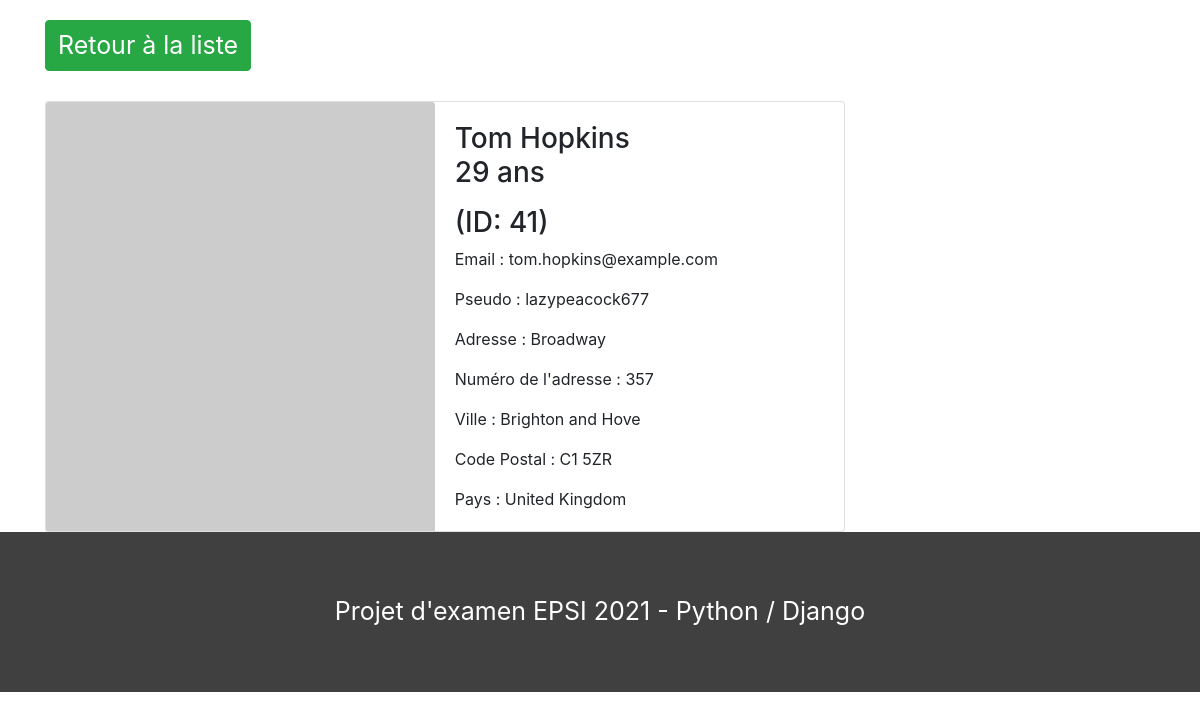
Screenshot of /persona_details/41 with the database file from the repository.
### persona_app/models.py (models this page shows, shortened)
class Persona(models.Model):
    first_name= models.CharField(max_length=64)
    last_name = models.CharField(max_length=64)
    address_street = models.CharField(max_length=128)
    address_number = models.IntegerField()
    city = models.CharField(max_length=30)
    country = models.CharField(max_length=32)
    postcode = models.CharField(max_length=6)
    email= models.CharField(max_length=128)
    username = models.CharField(max_length=64)
    password = models.CharField(max_length=64)
    age= models.IntegerField()
    picture= models.CharField(max_length=4096)

### persona_app/views.py (the view)
# urls.py: path('persona_details/<int:id>', views.persona_details, name="url_persona_details"),
def persona_details(request,id):
    persona = Persona.objects.get(id=id)
    context = {
        'persona_object':persona
    }
    return render(request,'persona/persona_details.html', context)

### persona_app/templates/persona/persona_details.html (shortened to what this page needs)
{% extends 'base.html' %}  {% block content %}
<a class="btn btn-success link_list" href="{% url 'url_persona_list' %}">Retour à la liste</a>
<div class="card" style="width: 18rem">
  <img class="card-img-top" src="{{persona_object.picture}}" />
  <div class="card-body">
    <h3>
      {{ persona_object.first_name }} {{persona_object.last_name}}
      <p>{{persona_object.age}} ans</p>
      (ID: {{persona_object.id}})
    </h3>
    <p class="card-text">Email : {{persona_object.email}}</p>
    <p class="card-text">Pseudo : {{persona_object.username}}</p>
    <p class="card-text">Adresse : {{persona_object.address_street}}</p>
    <p class="card-text">
      Numéro de l'adresse : {{persona_object.address_number}}
    </p>
    <p class="card-text">Ville : {{persona_object.city}}</p>
    <p class="card-text">Code Postal : {{persona_object.postcode}}</p>
    <p class="card-text">Pays : {{persona_object.country}}</p>
  </div>
</div>
 {% endblock content %}

### persona_app/static/style.css (style rules this page uses)
body { background-color: #202124; color: #ffff; min-height: 100vh; }
.card { flex-direction: row!important; width: 50rem!important; }
.link_list { color: #ffff; font-size: 1.56rem!important; margin-top: 20px; margin-bottom: 30px; }
.card-body { width: 100%!important; }

### rows the page displays
Persona: first_name "Tom", last_name "Hopkins", age "29", id "41", email "tom.hopkins@example.com", username "lazypeacock677", address_street "Broadway", address_number "357", city "Brighton and Hove", postcode "C1 5ZR", country "United Kingdom"
